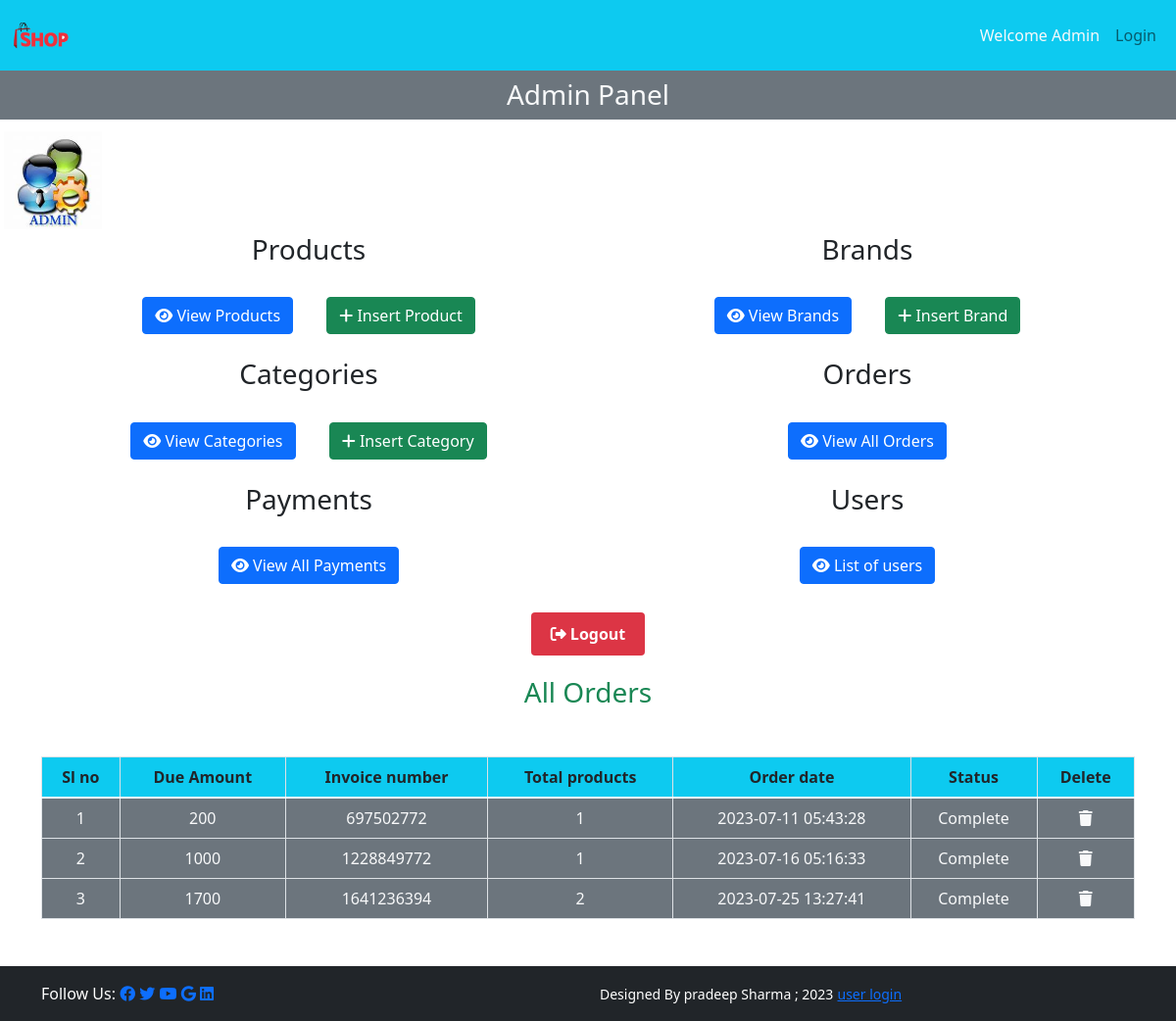
The page /admin_area/index.php?list_orders on the database its author committed.
### tables this page shows
CREATE TABLE `user_orders` (
  `order_id` int(11) NOT NULL,
  `user_id` int(11) NOT NULL,
  `amount_due` int(255) NOT NULL,
  `invoice_number` int(255) NOT NULL,
  `total_products` int(255) NOT NULL,
  `order_date` timestamp NOT NULL DEFAULT current_timestamp() ON UPDATE current_timestamp(),
  `order_status` varchar(255) NOT NULL
);

### admin_area/list_orders.php (the view, shortened to what this page needs)
<h3 class="text-center text-success">All Orders</h3>
<table class="table table-bordered mt-5">
    <thead class="bg-info">
<?php
$get_orders="select * from `user_orders`";
$result=mysqli_query($con,$get_orders);
$row_count=mysqli_num_rows($result);
if($row_count==0){
    echo "<h2 class='text-danger text-center mt-5'>No orders yet</h2>";
}else{
    echo "<tr class='text-center'>
<th>Sl no</th>
<th>Due Amount</th>
<th>Invoice number</th>
<th>Total products</th>
<th>Order date</th>
<th>Status</th>
<th>Delete</th>
</tr>
</thead>
<tbody class='bg-secondary text-light'>";
    $number=0;
    while($row_data=mysqli_fetch_assoc($result)){
        $amount_due=$row_data['amount_due'];
        $invoice_number=$row_data['invoice_number'];
        $total_products=$row_data['total_products'];
        $order_date=$row_data['order_date'];
        $order_status=$row_data['order_status'];
        $number++;
        echo "<tr class='text-center'>
        <td> $number</td>
        <td>$amount_due</td>
        <td>$invoice_number</td>
        <td>$total_products</td>
        <td>$order_date</td>
        <td>$order_status</td>
        <td><a href='' class='text-light'><i class='fa-solid fa-trash'></i></a></td>
    </tr>";
    }
}
?>
    </tbody>
</table>

### style.css (style rules this page uses)
* { margin: 0; padding: 0; box-sizing: border-box; }

### admin_area/index.php (style rules this page uses)
body { overflow-x: hidden; }

### rows shown on the page
user_orders: amount_due "200", invoice_number "697502772", total_products "1", order_date "2023-07-11 05:43:28", order_status "Complete"
user_orders: amount_due "1000", invoice_number "1228849772", total_products "1", order_date "2023-07-16 05:16:33", order_status "Complete"
user_orders: amount_due "1700", invoice_number "1641236394", total_products "2", order_date "2023-07-25 13:27:41", order_status "Complete"
